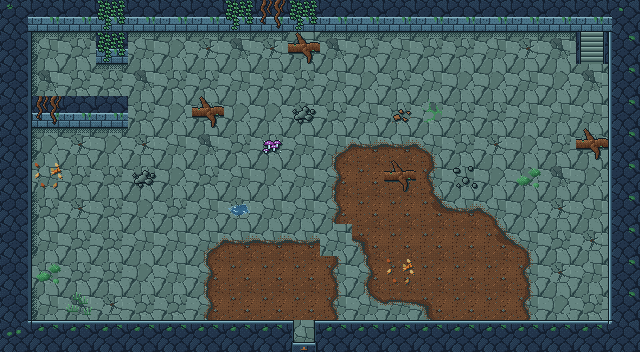

Rendered tile map (Tiled .tmx) drawn with the repository's tilesets; below, a short description and the full map source, tile grids included:
An orthogonal 20x11 tile map with 32x32 px tiles, 4 tile layers (Sol, Decor, Murs, Dessus) and 12 objects (3x Spawn, 2x Sortie, 2x Porte, 2x PlaqueDePression, Ennemi, ...).

<map version="1.10" tiledversion="1.12.2" orientation="orthogonal" renderorder="right-down" width="20" height="11" tilewidth="32" tileheight="32" infinite="0" nextlayerid="6" nextobjectid="13">
 <properties>
  <property name="carte_x" type="int" value="2" />
  <property name="carte_y" type="int" value="3" />
  <property name="etage" value="sous_sol" />
 </properties>
 <tileset firstgid="1" source="../tilesets/temple_racines_sous_sol.tsx" />
 <layer id="1" name="Sol" width="20" height="11">
  <data encoding="csv">
2,1,1,1,1,4,2,1,1,2,2,4,2,4,5,2,2,1,2,4,
2,1,2,2,1,3,5,4,5,4,4,2,1,2,2,1,5,4,57,3,
2,4,2,2,4,2,2,1,2,2,1,3,2,1,3,3,1,3,4,1,
3,4,1,4,2,3,2,3,3,5,2,1,2,126,2,2,1,1,1,1,
2,3,5,3,5,1,4,2,2,1,68,49,49,69,2,5,3,2,2,2,
2,1,2,2,2,3,2,1,3,1,51,6,6,52,1,3,3,4,3,5,
3,2,5,2,3,2,1,5,1,1,51,6,6,54,49,69,3,5,1,1,
2,1,2,2,1,1,68,49,49,49,1,55,6,6,6,54,69,2,5,1,
1,2,2,2,3,1,51,6,6,6,52,51,6,6,6,6,52,5,1,3,
3,1,4,5,2,2,51,6,6,6,52,70,50,55,6,6,52,3,2,4,
3,3,1,1,2,5,5,2,2,1,3,1,4,2,2,1,2,1,1,2
</data>
 </layer>
 <layer id="2" name="Decor" width="20" height="11">
  <data encoding="csv">
0,0,0,0,0,0,0,0,0,0,0,0,0,0,0,0,0,0,0,0,
0,15,13,0,13,13,13,13,13,9,13,13,13,13,13,13,13,13,0,0,
0,14,0,13,0,0,0,0,0,0,0,0,0,0,0,0,0,0,0,0,
0,0,0,0,0,0,9,0,0,16,0,0,128,0,0,0,0,0,0,0,
0,15,13,13,0,0,0,0,79,0,0,0,0,0,0,0,0,0,9,0,
0,121,0,0,16,0,0,0,0,0,0,0,9,0,77,0,119,0,0,0,
0,14,0,0,0,0,0,80,0,0,0,0,0,0,0,0,0,0,0,0,
0,14,0,0,0,0,0,0,0,0,0,0,0,0,0,0,0,0,0,0,
0,119,0,0,0,0,0,0,0,0,0,0,121,0,0,0,0,0,0,0,
0,14,78,0,0,0,0,0,0,0,0,0,0,0,0,0,0,0,0,0,
0,0,0,0,0,0,0,0,0,0,0,0,0,0,0,0,0,0,0,0
</data>
 </layer>
 <layer id="3" name="Murs" width="20" height="11">
  <data encoding="csv">
21,17,17,17,17,17,17,17,17,17,17,17,17,17,17,17,17,17,17,22,
19,0,0,17,0,0,0,0,0,0,0,0,0,0,0,0,0,0,0,20,
19,0,0,0,0,0,0,0,0,0,0,0,0,0,0,0,0,0,0,20,
19,17,17,17,0,0,0,0,0,0,0,0,0,0,0,0,0,0,0,20,
19,0,0,0,0,0,0,0,0,0,0,0,0,0,0,0,0,0,0,20,
19,0,0,0,0,0,0,0,0,0,0,0,0,0,0,0,0,0,0,20,
19,0,0,0,0,0,0,0,0,0,0,0,0,0,0,0,0,0,0,20,
19,0,0,0,0,0,0,0,0,0,0,0,0,0,0,0,0,0,0,20,
19,0,0,0,0,0,0,0,0,0,0,0,0,0,0,0,0,0,0,20,
19,0,0,0,0,0,0,0,0,0,0,0,0,0,0,0,0,0,0,20,
23,18,18,18,18,18,18,18,18,42,18,18,18,18,18,18,18,18,18,24
</data>
 </layer>
 <objectgroup id="4" name="Objets">
  <object id="1" type="Sortie" x="288" y="320" width="32" height="32">
   <properties>
    <property name="cible_carte" value="res://scenes/rooms/donjon1_salle_14_room.tscn" />
    <property name="cible_spawn" value="depuis_nord" />
    <property name="godot_node_type" value="area" />
   </properties>
  </object>
  <object id="2" type="Porte" x="288" y="320" width="32" height="32">
   <properties>
    <property name="id" value="donjon1_porte_14" />
    <property name="type" value="interrupteur" />
   </properties>
  </object>
  <object id="3" type="Spawn" x="304" y="272">
   <properties>
    <property name="id" value="depuis_sud" />
   </properties>
   <point />
  </object>
  <object id="4" type="Sortie" x="576" y="32" width="32" height="32">
   <properties>
    <property name="cible_carte" value="res://scenes/rooms/donjon1_salle_10_room.tscn" />
    <property name="cible_spawn" value="depuis_escalier" />
    <property name="transition" value="escalier" />
    <property name="godot_node_type" value="area" />
   </properties>
  </object>
  <object id="5" type="Spawn" x="560" y="48">
   <properties>
    <property name="id" value="depuis_escalier" />
   </properties>
   <point />
  </object>
  <object id="6" type="Spawn" x="304" y="144">
   <properties>
    <property name="id" value="depuis_chute_salle_07" />
   </properties>
   <point />
  </object>
  <object id="7" type="Ennemi" x="144" y="272">
   <properties>
    <property name="type" value="ronceau" />
    <property name="variante" value="normal" />
   </properties>
   <point />
  </object>
  <object id="8" type="Ramassable" x="48" y="48">
   <properties>
    <property name="id" value="donjon1_plume_02" />
    <property name="contenu" value="plume_corbeau" />
   </properties>
   <point />
  </object>
  <object id="9" type="BlocPoussable" x="208" y="208">
   <point />
  </object>
  <object id="10" type="PlaqueDePression" x="448" y="64" width="32" height="32">
   <properties>
    <property name="id" value="donjon1_plaque_04" />
    <property name="cible" value="donjon1_porte_15" />
    <property name="declencheur" value="bloc" />
    <property name="godot_node_type" value="area" />
   </properties>
  </object>
  <object id="11" type="PlaqueDePression" x="512" y="256" width="32" height="32">
   <properties>
    <property name="id" value="donjon1_plaque_05" />
    <property name="cible" value="donjon1_porte_15" />
    <property name="declencheur" value="joueur" />
    <property name="godot_node_type" value="area" />
   </properties>
  </object>
  <object id="12" type="Porte" x="96" y="64" width="32" height="32">
   <properties>
    <property name="id" value="donjon1_porte_15" />
    <property name="type" value="interrupteur" />
   </properties>
  </object>
 </objectgroup>
 <layer id="5" name="Dessus" width="20" height="11">
  <data encoding="csv">
0,0,0,123,0,0,0,123,122,123,0,0,0,0,0,0,0,0,0,0,
0,0,0,123,0,0,0,0,0,0,0,0,0,0,0,0,0,0,0,0,
0,0,0,0,0,0,0,0,0,0,0,0,0,0,0,0,0,0,0,0,
0,122,0,0,0,0,0,0,0,0,0,0,0,0,0,0,0,0,0,0,
0,0,0,0,0,0,0,0,0,0,0,0,0,0,0,0,0,0,0,0,
0,0,0,0,0,0,0,0,0,0,0,0,0,0,0,0,0,0,0,0,
0,0,0,0,0,0,0,0,0,0,0,0,0,0,0,0,0,0,0,0,
0,0,0,0,0,0,0,0,0,0,0,0,0,0,0,0,0,0,0,0,
0,0,0,0,0,0,0,0,0,0,0,0,0,0,0,0,0,0,0,0,
0,0,0,0,0,0,0,0,0,0,0,0,0,0,0,0,0,0,0,0,
0,0,0,0,0,0,0,0,0,46,0,0,0,0,0,0,0,0,0,0
</data>
 </layer>
</map>
